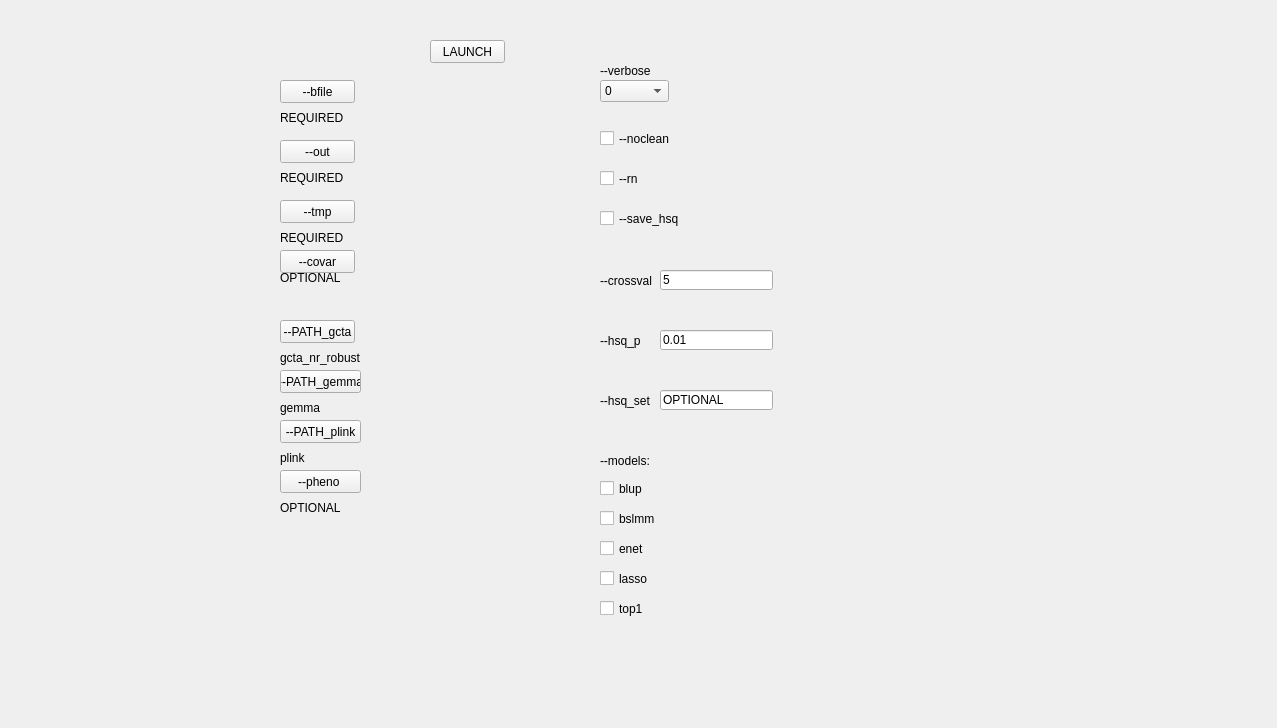
<?xml version="1.0" encoding="UTF-8"?>
<ui version="4.0">
 <class>Form</class>
 <widget class="QWidget" name="Form">
  <property name="geometry">
   <rect>
    <x>0</x>
    <y>0</y>
    <width>1277</width>
    <height>728</height>
   </rect>
  </property>
  <property name="windowTitle">
   <string>Form</string>
  </property>
  <widget class="QLabel" name="FCWCOVARLABEL">
   <property name="geometry">
    <rect>
     <x>280</x>
     <y>270</y>
     <width>311</width>
     <height>16</height>
    </rect>
   </property>
   <property name="text">
    <string>OPTIONAL</string>
   </property>
  </widget>
  <widget class="QLabel" name="label_4">
   <property name="geometry">
    <rect>
     <x>600</x>
     <y>60</y>
     <width>81</width>
     <height>21</height>
    </rect>
   </property>
   <property name="text">
    <string>--verbose	</string>
   </property>
  </widget>
  <widget class="QCheckBox" name="FCWENET">
   <property name="geometry">
    <rect>
     <x>600</x>
     <y>540</y>
     <width>71</width>
     <height>17</height>
    </rect>
   </property>
   <property name="text">
    <string>enet</string>
   </property>
  </widget>
  <widget class="QPushButton" name="FCWLAUNCH">
   <property name="geometry">
    <rect>
     <x>430</x>
     <y>40</y>
     <width>75</width>
     <height>23</height>
    </rect>
   </property>
   <property name="text">
    <string>LAUNCH</string>
   </property>
  </widget>
  <widget class="QPushButton" name="FCWOUT">
   <property name="geometry">
    <rect>
     <x>280</x>
     <y>140</y>
     <width>75</width>
     <height>23</height>
    </rect>
   </property>
   <property name="text">
    <string>--out</string>
   </property>
  </widget>
  <widget class="QPushButton" name="FCWPATHGEMMA">
   <property name="geometry">
    <rect>
     <x>280</x>
     <y>370</y>
     <width>81</width>
     <height>23</height>
    </rect>
   </property>
   <property name="text">
    <string>--PATH_gemma</string>
   </property>
  </widget>
  <widget class="QLabel" name="FCWTMPLABEL">
   <property name="geometry">
    <rect>
     <x>280</x>
     <y>230</y>
     <width>311</width>
     <height>16</height>
    </rect>
   </property>
   <property name="text">
    <string>REQUIRED</string>
   </property>
  </widget>
  <widget class="QPushButton" name="FCWBFILE">
   <property name="geometry">
    <rect>
     <x>280</x>
     <y>80</y>
     <width>75</width>
     <height>23</height>
    </rect>
   </property>
   <property name="text">
    <string>--bfile</string>
   </property>
  </widget>
  <widget class="QCheckBox" name="FCWLASSO">
   <property name="geometry">
    <rect>
     <x>600</x>
     <y>570</y>
     <width>71</width>
     <height>17</height>
    </rect>
   </property>
   <property name="text">
    <string>lasso</string>
   </property>
  </widget>
  <widget class="QLineEdit" name="FCWHSQSET">
   <property name="geometry">
    <rect>
     <x>660</x>
     <y>390</y>
     <width>113</width>
     <height>20</height>
    </rect>
   </property>
   <property name="text">
    <string>OPTIONAL</string>
   </property>
  </widget>
  <widget class="QLabel" name="label_2">
   <property name="geometry">
    <rect>
     <x>600</x>
     <y>330</y>
     <width>81</width>
     <height>21</height>
    </rect>
   </property>
   <property name="text">
    <string>--hsq_p	</string>
   </property>
  </widget>
  <widget class="QCheckBox" name="FCWNOCLEAN">
   <property name="geometry">
    <rect>
     <x>600</x>
     <y>130</y>
     <width>71</width>
     <height>17</height>
    </rect>
   </property>
   <property name="text">
    <string>--noclean	</string>
   </property>
  </widget>
  <widget class="QLineEdit" name="FCWHSQP">
   <property name="geometry">
    <rect>
     <x>660</x>
     <y>330</y>
     <width>113</width>
     <height>20</height>
    </rect>
   </property>
   <property name="text">
    <string>0.01</string>
   </property>
  </widget>
  <widget class="QCheckBox" name="FCWRN">
   <property name="geometry">
    <rect>
     <x>600</x>
     <y>170</y>
     <width>71</width>
     <height>17</height>
    </rect>
   </property>
   <property name="text">
    <string>--rn	</string>
   </property>
  </widget>
  <widget class="QLabel" name="label_3">
   <property name="geometry">
    <rect>
     <x>600</x>
     <y>390</y>
     <width>81</width>
     <height>21</height>
    </rect>
   </property>
   <property name="text">
    <string>--hsq_set</string>
   </property>
  </widget>
  <widget class="QCheckBox" name="FCWBLUP">
   <property name="geometry">
    <rect>
     <x>600</x>
     <y>480</y>
     <width>71</width>
     <height>17</height>
    </rect>
   </property>
   <property name="text">
    <string>blup</string>
   </property>
  </widget>
  <widget class="QLabel" name="FCWPATHPLINKLABEL">
   <property name="geometry">
    <rect>
     <x>280</x>
     <y>450</y>
     <width>311</width>
     <height>16</height>
    </rect>
   </property>
   <property name="text">
    <string>plink</string>
   </property>
  </widget>
  <widget class="QPushButton" name="FCWTMP">
   <property name="geometry">
    <rect>
     <x>280</x>
     <y>200</y>
     <width>75</width>
     <height>23</height>
    </rect>
   </property>
   <property name="text">
    <string>--tmp</string>
   </property>
  </widget>
  <widget class="QLabel" name="FCWPATHGEMMALABEL">
   <property name="geometry">
    <rect>
     <x>280</x>
     <y>400</y>
     <width>321</width>
     <height>16</height>
    </rect>
   </property>
   <property name="text">
    <string>gemma</string>
   </property>
  </widget>
  <widget class="QPushButton" name="FCWCOVAR">
   <property name="geometry">
    <rect>
     <x>280</x>
     <y>250</y>
     <width>75</width>
     <height>23</height>
    </rect>
   </property>
   <property name="text">
    <string>--covar</string>
   </property>
  </widget>
  <widget class="QLineEdit" name="FCWCROSSVAL">
   <property name="geometry">
    <rect>
     <x>660</x>
     <y>270</y>
     <width>113</width>
     <height>20</height>
    </rect>
   </property>
   <property name="text">
    <string>5</string>
   </property>
  </widget>
  <widget class="QLabel" name="FCWPATHGCTALABEL">
   <property name="geometry">
    <rect>
     <x>280</x>
     <y>350</y>
     <width>311</width>
     <height>16</height>
    </rect>
   </property>
   <property name="text">
    <string>gcta_nr_robust</string>
   </property>
  </widget>
  <widget class="QPushButton" name="FCWPATHPLINK">
   <property name="geometry">
    <rect>
     <x>280</x>
     <y>420</y>
     <width>81</width>
     <height>23</height>
    </rect>
   </property>
   <property name="text">
    <string>--PATH_plink</string>
   </property>
  </widget>
  <widget class="QLabel" name="FCWPATHPHENOLABEL">
   <property name="geometry">
    <rect>
     <x>280</x>
     <y>500</y>
     <width>311</width>
     <height>16</height>
    </rect>
   </property>
   <property name="text">
    <string>OPTIONAL</string>
   </property>
  </widget>
  <widget class="QLabel" name="label">
   <property name="geometry">
    <rect>
     <x>600</x>
     <y>270</y>
     <width>81</width>
     <height>21</height>
    </rect>
   </property>
   <property name="text">
    <string>--crossval	</string>
   </property>
  </widget>
  <widget class="QCheckBox" name="FCWSAVEHSQ">
   <property name="geometry">
    <rect>
     <x>600</x>
     <y>210</y>
     <width>81</width>
     <height>17</height>
    </rect>
   </property>
   <property name="text">
    <string>--save_hsq	</string>
   </property>
  </widget>
  <widget class="QComboBox" name="FCWVERBOSE">
   <property name="geometry">
    <rect>
     <x>600</x>
     <y>80</y>
     <width>69</width>
     <height>22</height>
    </rect>
   </property>
   <item>
    <property name="text">
     <string>0</string>
    </property>
   </item>
   <item>
    <property name="text">
     <string>1</string>
    </property>
   </item>
   <item>
    <property name="text">
     <string>2</string>
    </property>
   </item>
  </widget>
  <widget class="QCheckBox" name="FCWBSLMM">
   <property name="geometry">
    <rect>
     <x>600</x>
     <y>510</y>
     <width>71</width>
     <height>17</height>
    </rect>
   </property>
   <property name="text">
    <string>bslmm</string>
   </property>
  </widget>
  <widget class="QLabel" name="FCWBFILELABEL">
   <property name="geometry">
    <rect>
     <x>280</x>
     <y>110</y>
     <width>311</width>
     <height>16</height>
    </rect>
   </property>
   <property name="text">
    <string>REQUIRED</string>
   </property>
  </widget>
  <widget class="QCheckBox" name="FCWTOP1">
   <property name="geometry">
    <rect>
     <x>600</x>
     <y>600</y>
     <width>71</width>
     <height>17</height>
    </rect>
   </property>
   <property name="text">
    <string>top1</string>
   </property>
  </widget>
  <widget class="QPushButton" name="FCWPATHPHENO">
   <property name="geometry">
    <rect>
     <x>280</x>
     <y>470</y>
     <width>81</width>
     <height>23</height>
    </rect>
   </property>
   <property name="text">
    <string>--pheno	</string>
   </property>
  </widget>
  <widget class="QLabel" name="FCWOUTLABEL">
   <property name="geometry">
    <rect>
     <x>280</x>
     <y>170</y>
     <width>311</width>
     <height>16</height>
    </rect>
   </property>
   <property name="text">
    <string>REQUIRED</string>
   </property>
  </widget>
  <widget class="QLabel" name="label_5">
   <property name="geometry">
    <rect>
     <x>600</x>
     <y>450</y>
     <width>81</width>
     <height>21</height>
    </rect>
   </property>
   <property name="text">
    <string>--models:</string>
   </property>
  </widget>
  <widget class="QLabel" name="FCWHELP">
   <property name="geometry">
    <rect>
     <x>540</x>
     <y>710</y>
     <width>981</width>
     <height>71</height>
    </rect>
   </property>
   <property name="text">
    <string>HELP</string>
   </property>
  </widget>
  <widget class="QPushButton" name="FCWPATHGCTA">
   <property name="geometry">
    <rect>
     <x>280</x>
     <y>320</y>
     <width>75</width>
     <height>23</height>
    </rect>
   </property>
   <property name="text">
    <string>--PATH_gcta</string>
   </property>
  </widget>
 </widget>
 <resources/>
 <connections/>
</ui>
